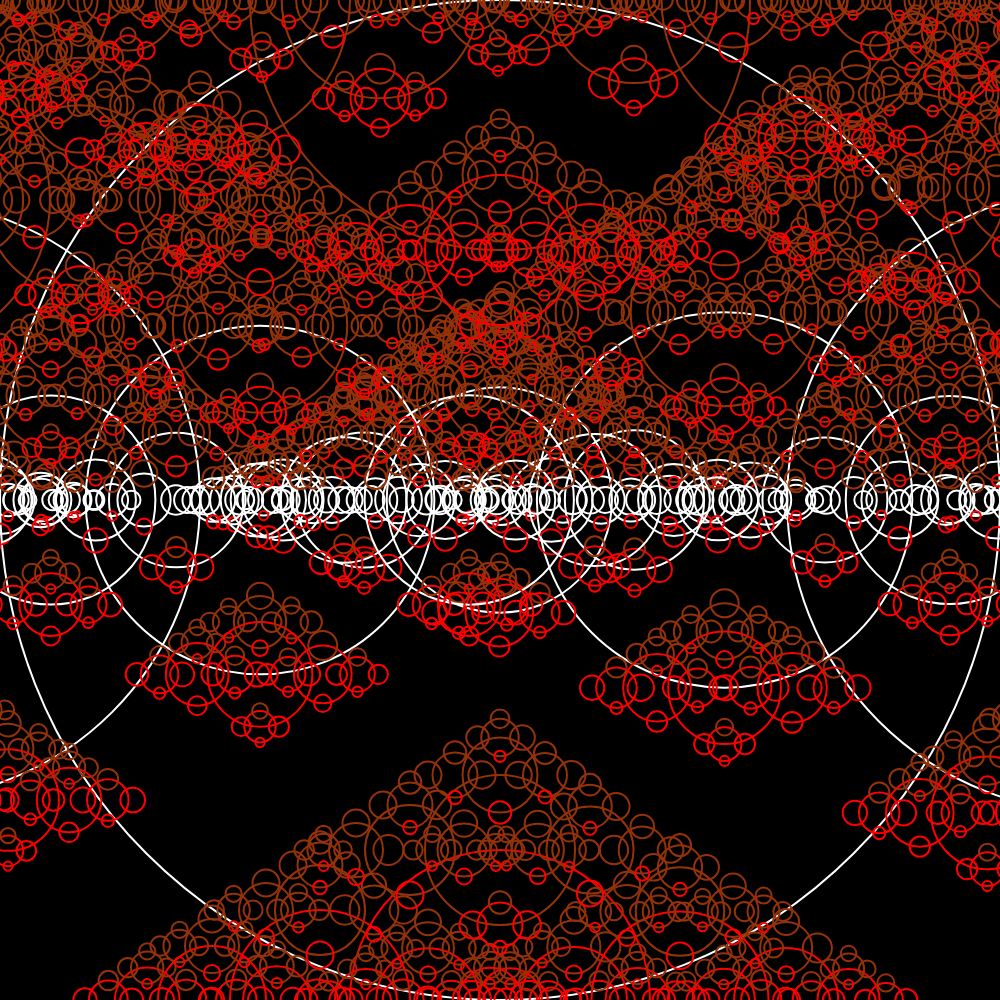
Frame 1 (no input)
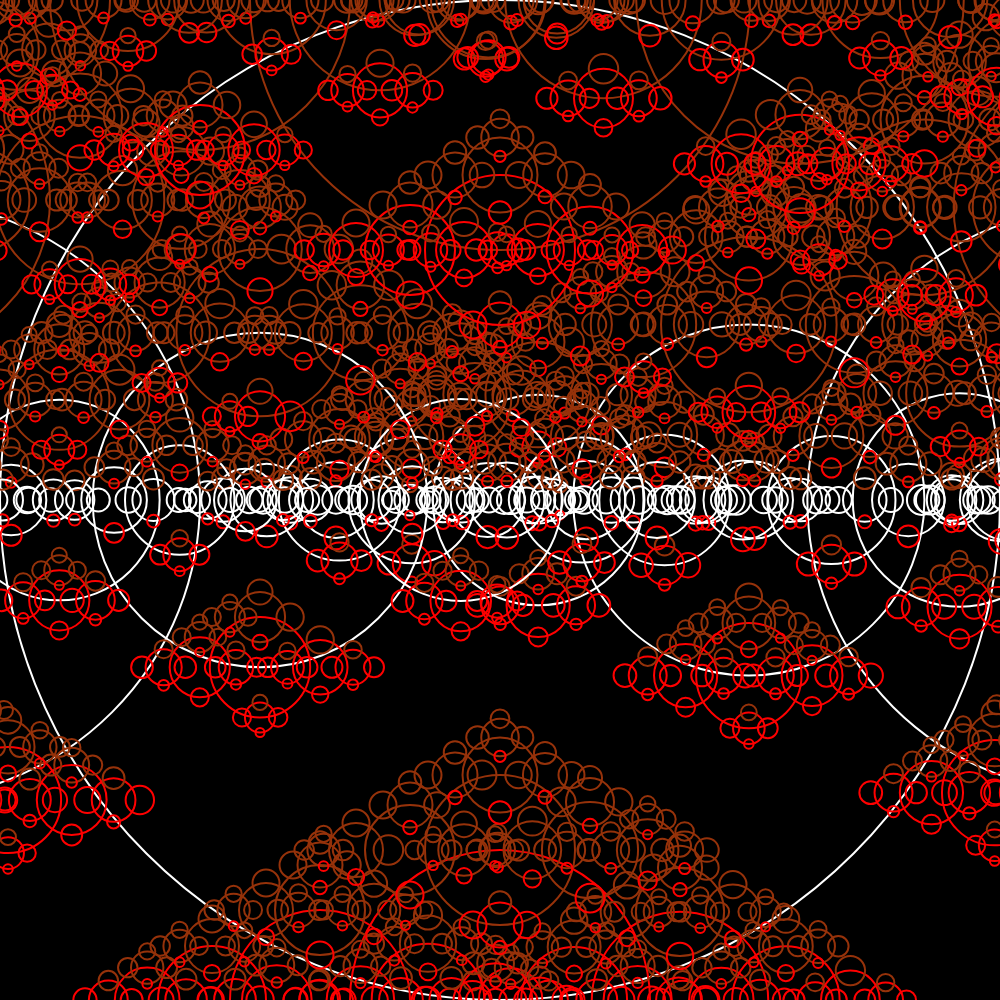
Frame 2 (the mouse pressed at the canvas centre, redrawn once)

The p5.js sketch that drew these frames (run headless with seeded random() and noise() and a simulated clock; the mouse was pressed at the canvas centre and the sketch redrawn once):

// p5.js sketch
// ── sketch.js

function setup() {
    createCanvas(1000, 1000);
  }
  
  function draw() {
    background(0);
    stroke(255);
    strokeWeight(2);
    noFill();
    drawCircle(width/2, height/2, height);
    noLoop();
  }
  
  function drawCircle(x, y, d) {
    ellipse(x, y, d);
    if (d > 30) {
      let newD = d * 0.6;
      drawCircle(x + newD, y, newD+random(-newD/10,newD/10));
      drawCircle(x - newD, y, newD);
      push()
      stroke(255,0,0)
      drawCircle(x, y + d * 0.5, d * 0.3);
      stroke(150,50,10)
      drawCircle(x,y - d * 0.5, d * 0.5)
      pop()
    }
  }
  
